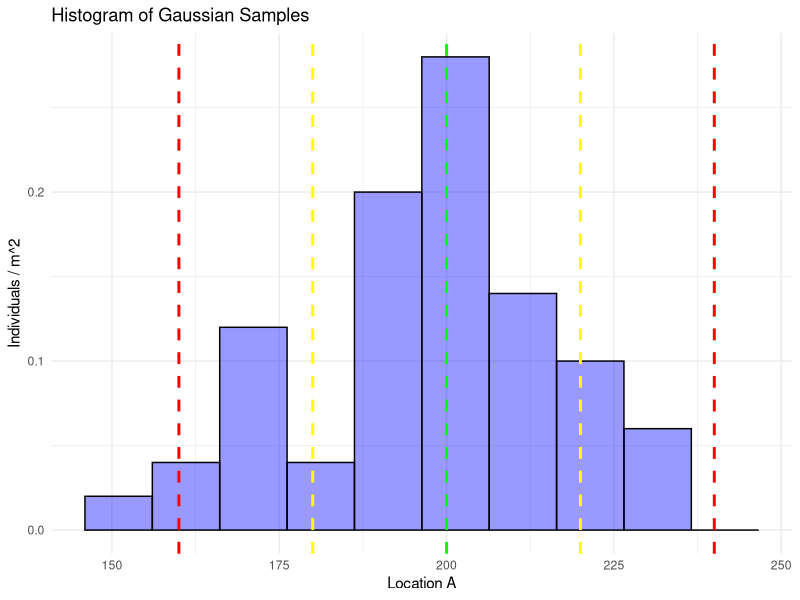
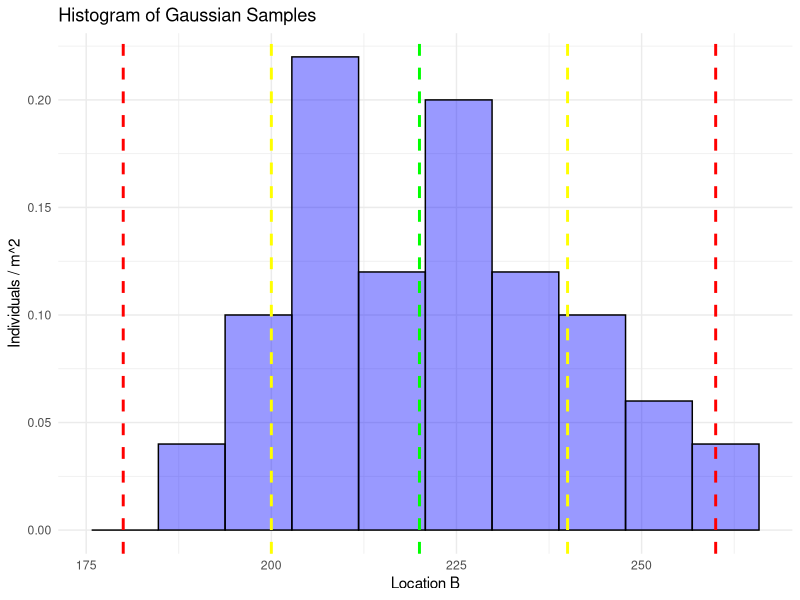
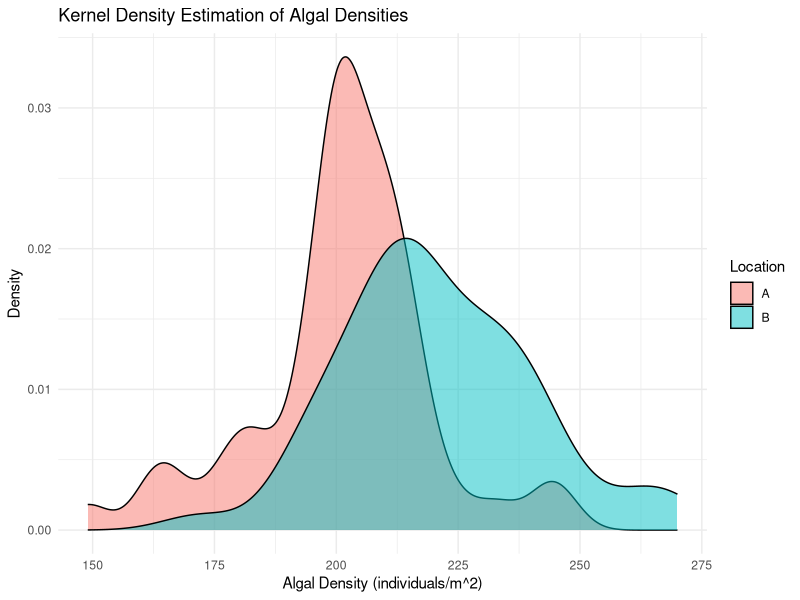
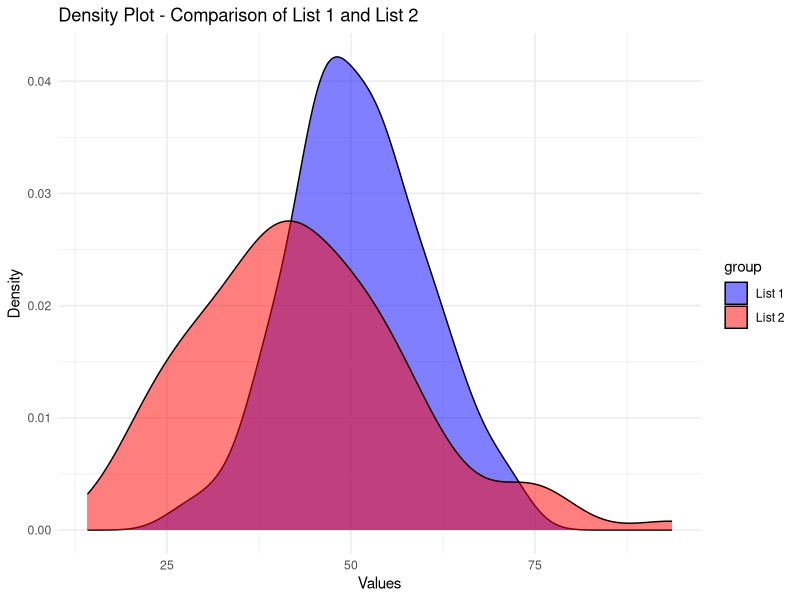

Source code (R) for these figures, in order:
## ---- chunk 1

locA_meandens <- 200
locB_meandens <- 220
st_dev <- 20
sample_size <- 50

locA_synthdata <- round(rnorm(n = sample_size, mean = locA_meandens, sd = st_dev))
locB_synthdata <- round(rnorm(n = sample_size, mean = locB_meandens, sd = st_dev))

all_data <- data.frame(
  Location = rep(c("A", "B"), each = sample_size),
  Algal_Density = c(locA_synthdata, locB_synthdata))

LocationA <- rnorm(50, mean = 200, sd = 20)
LocationB <- rnorm(50, mean = 220, sd = 20)

library(ggplot2)
ggplot() +
geom_histogram(aes(x = LocationA, y = after_stat(count / sum(count))), bins = 10, alpha = 0.4,fill = "blue", color = "black") +
  geom_vline(xintercept = locA_meandens, color = "green", linetype = "dashed", size = 1) +
  geom_vline(xintercept = locA_meandens - st_dev, color = "yellow", linetype = "dashed", size = 1) +
  geom_vline(xintercept = locA_meandens + st_dev, color = "yellow", linetype = "dashed", size = 1) +
  geom_vline(xintercept = locA_meandens - st_dev*2, color = "red", linetype = "dashed", size = 1) +
  geom_vline(xintercept = locA_meandens + st_dev*2, color = "red", linetype = "dashed", size = 1) +
  labs(title = "Histogram of Gaussian Samples",
       x = "Location A",
       y = "Individuals / m^2") +
  theme_minimal()
               
ggplot() +
geom_histogram(aes(x = LocationB, y = after_stat(count / sum(count))), bins = 10, alpha = 0.4,fill = "blue", color = "black") +
  geom_vline(xintercept = locB_meandens, color = "green", linetype = "dashed", size = 1) +
  geom_vline(xintercept = locB_meandens - st_dev, color = "yellow", linetype = "dashed", size = 1) +
  geom_vline(xintercept = locB_meandens + st_dev, color = "yellow", linetype = "dashed", size = 1) +
  geom_vline(xintercept = locB_meandens - st_dev*2, color = "red", linetype = "dashed", size = 1) +
  geom_vline(xintercept = locB_meandens + st_dev*2, color = "red", linetype = "dashed", size = 1) +
  labs(title = "Histogram of Gaussian Samples",
       x = "Location B",
       y = "Individuals / m^2") +
  theme_minimal()
## ---- chunk 2
### Write your code here

threshold <- 2  # Adjust as needed

# Identify outliers in Location A

outliers_A <- locA_synthdata[abs(locA_synthdata - locA_meandens) > threshold * st_dev]

# Identify outliers in Location B
outliers_B <- locB_synthdata[abs(locB_synthdata - locB_meandens) > threshold * st_dev]

print(outliers_A)
print(outliers_B)


  


## ---- chunk 3
### Write your code here
ggplot(all_data, aes(x = Algal_Density, fill = Location)) +
  geom_density(alpha = 0.5) +
  labs(title = "Kernel Density Estimation of Algal Densities",
       x = "Algal Density (individuals/m^2)",
       y = "Density") +
  theme_minimal()

## ---- chunk 4
### Write your code here

probsA <- dbinom(7, size=10, prob=0.7)
probsB <- dbinom(7, size=10, prob=0.5)

print(probsA)
print(probsB)

#There is more than 2x the chance of finding the species in at least 7/10 samples at Location A than Location B.
## ---- chunk 5
### Write your code here
avg_ROO <- 3  # average rate of occurrence
k_5 <- 5     # number of occurrences for the first calculation

# Probability of observing exactly 5 occurrences
prob_5 <- dpois(k_5, avg_ROO)

# Probability of observing 3 or fewer occurrences
k_3_or_fewer <- 0:3  # values for k from 0 to 3
prob_3_or_fewer <- sum(dpois(k_3_or_fewer, avg_ROO))

# Print the results
cat("Probability of observing exactly 5 occurrences:", prob_5, "\n")
cat("Probability of observing 3 or fewer occurrences:", prob_3_or_fewer, "\n")

# there is a much higher likelihood of observing 3 or fewer occurrences (0.65) in a month than 5 occurrences (0.11).

## ---- chunk 6
list1 <- c(44.40, 47.70, 65.59, 50.71, 51.29, 67.15, 54.61, 37.35, 43.13, 45.54, 62.24, 53.60, 54.01, 51.11, 
           44.44, 67.87, 54.98, 30.33, 57.01, 45.27, 39.32, 47.82, 39.74, 42.71, 43.75, 33.13, 58.38, 51.53, 
           38.62, 62.54, 54.26, 47.05, 58.95, 58.78, 58.22, 56.89, 55.54, 49.38, 46.94, 46.20, 43.05, 47.92, 
           37.35, 71.69, 62.08, 38.77, 45.97, 45.33, 57.80, 49.17, 52.53, 49.71, 49.57, 63.69, 47.74, 65.16, 
           34.51, 55.85, 51.24, 52.16, 53.80, 44.98, 46.67, 39.81, 39.28, 53.04, 54.48, 50.53, 59.22, 70.50, 
           45.09, 26.91, 60.06, 42.91, 43.12, 60.26, 47.15, 37.79, 51.81, 48.61, 50.06, 53.85, 46.29, 56.44, 
           47.80, 53.32, 60.97, 54.35, 46.74, 61.49, 59.94, 55.48, 52.39, 43.72, 63.61, 44.00, 71.87, 65.33, 
           47.64, 39.74)

list2 <- c(44.34, 48.85, 41.30, 39.79, 30.73, 44.32, 33.23, 19.98, 39.30, 58.78, 36.37, 54.12, 20.73, 44.17, 
           52.79, 49.52, 46.59, 35.39, 32.25, 29.64, 46.76, 30.79, 37.64, 41.16, 72.66, 35.22, 48.53, 46.17, 
           30.57, 43.93, 66.67, 51.77, 45.62, 38.66, 14.20, 61.97, 23.09, 56.10, 73.64, 23.34, 55.53, 41.07, 
           21.42, 22.28, 20.98, 37.04, 23.07, 55.32, 76.50, 25.69, 56.82, 56.54, 49.98, 29.87, 43.21, 40.79, 
           53.44, 39.41, 59.65, 39.38, 60.79, 29.26, 26.10, 93.62, 38.75, 49.47, 54.55, 37.74, 52.75, 50.53, 
           41.77, 45.98, 44.49, 76.93, 33.88, 28.56, 45.57, 49.66, 51.55, 38.12, 29.05, 63.95, 39.76, 32.02, 
           41.46, 42.04, 61.65, 46.27, 56.31, 37.51, 48.22, 40.13, 46.42, 31.57, 25.34, 74.96, 54.01, 26.23, 
           35.83, 27.22)

## ---- chunk 7
set.seed(123)  # Setting a seed for reproducibility
list1 <- round(rnorm(100, mean = 50, sd = 10), 2)  # Generating 100 values from a normal distribution
list2 <- round(rnorm(100, mean = 45, sd = 15), 2)  # Generating 100 values from another normal distribution
## ---- chunk 8
### Write your code here
mean(list1)
mean(list2)

df <- data.frame(value = c(list1, list2),
                 group = rep(c("List 1", "List 2"), each = 100))

# Create a density plot
ggplot(df, aes(x = value, fill = group)) +
  geom_density(alpha = 0.5) +
  labs(title = "Density Plot - Comparison of List 1 and List 2",
       x = "Values", y = "Density") +
  scale_fill_manual(values = c("List 1" = "blue", "List 2" = "red")) +
  theme_minimal()

